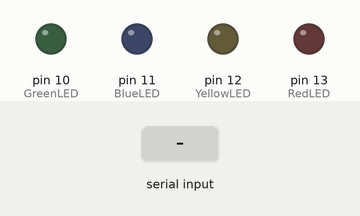
Bench run of a sketch on a simulated Arduino Uno, built with avr-gcc and run on an emulated ATmega328P. Parts: output pins drawn as LEDs (lit = HIGH). The test bench sets the inputs (shaded band).

Above: at 1.2 s.
1.3 s: byte 30 received over Serial
At 2.2 s:
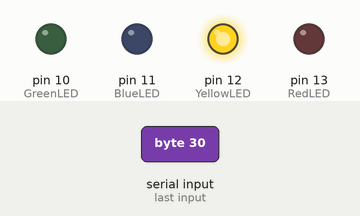
Timing chart, 0 to 4.3 s (numbered marks = the images above; inputs shaded):
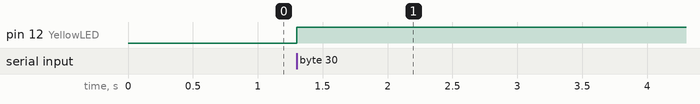

Measured:
- after the input at 1.3 s, pin 12 (YellowLED): LOW → HIGH at once

The sketch:

var_scent_test_2.ino
```cpp
#define RedLED 13     // The pin the red LED is connected to
#define YellowLED 12  // The pin the yellow LED is connected to
#define BlueLED 11    // The pin the blue LED is connected to
#define GreenLED 10   // The pin the green LED is connected to

float incomingByte = 0; // for incoming serial data
// int relay = 7;
// int relay2 = 6;
// int relay3 = 5;
// int relay4 = 4;

void setup() {
  Serial.begin(9600);   //Opens the serial port, sets data rate to 9600 bps
  //pinMode(relay, OUTPUT);
  pinMode(RedLED, OUTPUT);    // Declare the red LED as an output
  pinMode(YellowLED, OUTPUT); // Declare the yellow LED as an output
  pinMode(BlueLED, OUTPUT);   // Declare the blue LED as an output
  pinMode(GreenLED, OUTPUT);  // Declare the green LED as an output

  digitalWrite(RedLED, LOW);        //Turn the red LED off
  digitalWrite(YellowLED, LOW);     //Turn the Yellow LED off
  digitalWrite(BlueLED, LOW);       //Turn the Blue LED off
  digitalWrite(GreenLED, LOW);    //Turn the Green LED off

}

void loop() {
  //digitalWrite(relay,HIGH);


  if(Serial.available() > 0)
  {
    //incomingByte = Serial.read(); //read the incoming byte
    char c = Serial.read();


    if(c = "R")
    {
      digitalWrite(RedLED, LOW);   //Turn the red LED On
    }
    else
    {
      digitalWrite(RedLED, LOW);    //Turn the red LED off
    }

    if(c = "R")
    {
      digitalWrite(YellowLED, HIGH);   //Turn the Yellow LED On
    }
    else
    {
      digitalWrite(YellowLED, LOW);    //Turn the Yellow LED off
    }

    // if(incomingByte = 30)
    // {
    //   digitalWrite(BlueLED, HIGH);   //Turn the Blue LED On
    // }
    // else
    // {
    //   digitalWrite(BlueLED, LOW);    //Turn the Blue LED off
    // }

    // if(incomingByte = 30)
    // {
    //   digitalWrite(GreenLED, HIGH);   //Turn the Green LED On
    // }
    // else
    // {
    //   digitalWrite(GreenLED, LOW);    //Turn the Green LED off
    // }
    incomingByte = 0;
  }
}
```
